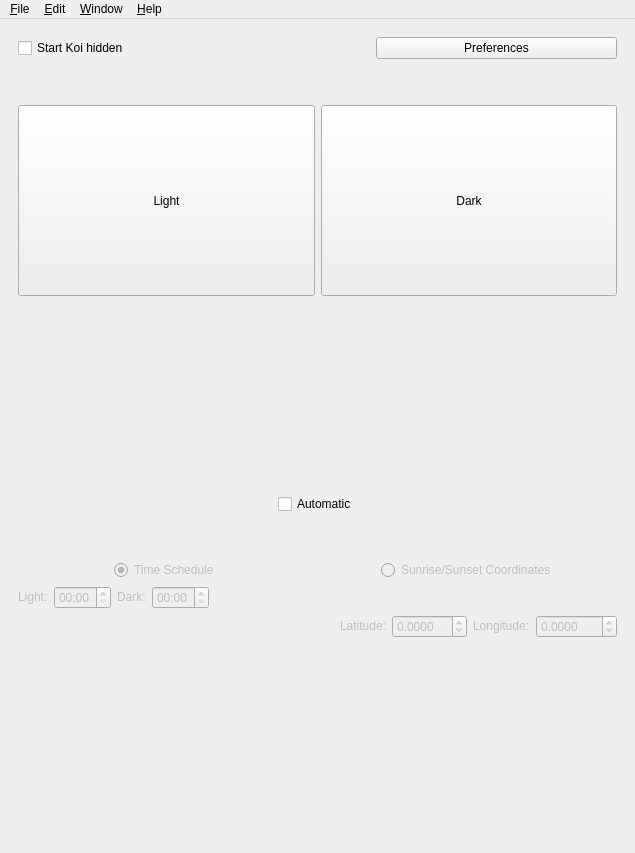
<?xml version="1.0" encoding="UTF-8"?>
<ui version="4.0">
 <class>MainWindow</class>
 <widget class="QMainWindow" name="MainWindow">
  <property name="geometry">
   <rect>
    <x>0</x>
    <y>0</y>
    <width>635</width>
    <height>853</height>
   </rect>
  </property>
  <property name="windowTitle">
   <string>Koi</string>
  </property>
  <property name="windowIcon">
   <iconset resource="../resources/resources.qrc">
    <normaloff>:/resources/icons/koi.svg</normaloff>:/resources/icons/koi.svg</iconset>
  </property>
  <widget class="QWidget" name="centralwidget">
   <layout class="QGridLayout" name="gridLayout">
    <item row="0" column="0">
     <widget class="QStackedWidget" name="mainStack">
      <property name="currentIndex">
       <number>0</number>
      </property>
      <widget class="QWidget" name="mainPage">
       <layout class="QGridLayout" name="gridLayout_2">
        <item row="6" column="0" alignment="Qt::AlignmentFlag::AlignHCenter|Qt::AlignmentFlag::AlignVCenter">
         <widget class="QCheckBox" name="autoCheckBox">
          <property name="text">
           <string>Automatic</string>
          </property>
          <property name="checked">
           <bool>false</bool>
          </property>
         </widget>
        </item>
        <item row="1" column="0">
         <layout class="QHBoxLayout" name="horizontalLayout_9">
          <item alignment="Qt::AlignmentFlag::AlignLeft|Qt::AlignmentFlag::AlignVCenter">
           <widget class="QCheckBox" name="hiddenCheckBox">
            <property name="text">
             <string>Start Koi hidden</string>
            </property>
           </widget>
          </item>
          <item>
           <spacer name="horizontalSpacer">
            <property name="orientation">
             <enum>Qt::Orientation::Horizontal</enum>
            </property>
            <property name="sizeHint" stdset="0">
             <size>
              <width>40</width>
              <height>20</height>
             </size>
            </property>
           </spacer>
          </item>
          <item>
           <widget class="QPushButton" name="prefsBtn">
            <property name="sizePolicy">
             <sizepolicy hsizetype="Expanding" vsizetype="Minimum">
              <horstretch>0</horstretch>
              <verstretch>0</verstretch>
             </sizepolicy>
            </property>
            <property name="text">
             <string>Preferences</string>
            </property>
           </widget>
          </item>
         </layout>
        </item>
        <item row="15" column="0">
         <layout class="QHBoxLayout" name="LatitudeLongitude">
          <item>
           <spacer name="horizontalSpacer_4">
            <property name="orientation">
             <enum>Qt::Orientation::Horizontal</enum>
            </property>
            <property name="sizeType">
             <enum>QSizePolicy::Policy::Expanding</enum>
            </property>
            <property name="sizeHint" stdset="0">
             <size>
              <width>40</width>
              <height>20</height>
             </size>
            </property>
           </spacer>
          </item>
          <item alignment="Qt::AlignmentFlag::AlignRight|Qt::AlignmentFlag::AlignVCenter">
           <widget class="QLabel" name="latitudeLabel">
            <property name="enabled">
             <bool>false</bool>
            </property>
            <property name="sizePolicy">
             <sizepolicy hsizetype="Fixed" vsizetype="Fixed">
              <horstretch>0</horstretch>
              <verstretch>0</verstretch>
             </sizepolicy>
            </property>
            <property name="text">
             <string>Latitude:</string>
            </property>
           </widget>
          </item>
          <item alignment="Qt::AlignmentFlag::AlignLeft|Qt::AlignmentFlag::AlignVCenter">
           <widget class="QDoubleSpinBox" name="latitudeDSB">
            <property name="enabled">
             <bool>false</bool>
            </property>
            <property name="sizePolicy">
             <sizepolicy hsizetype="Fixed" vsizetype="Fixed">
              <horstretch>0</horstretch>
              <verstretch>0</verstretch>
             </sizepolicy>
            </property>
            <property name="decimals">
             <number>4</number>
            </property>
            <property name="minimum">
             <double>-90.000000000000000</double>
            </property>
            <property name="maximum">
             <double>90.000000000000000</double>
            </property>
            <property name="singleStep">
             <double>0.050000000000000</double>
            </property>
            <property name="stepType">
             <enum>QAbstractSpinBox::StepType::AdaptiveDecimalStepType</enum>
            </property>
           </widget>
          </item>
          <item alignment="Qt::AlignmentFlag::AlignRight">
           <widget class="QLabel" name="longitudeLabel">
            <property name="enabled">
             <bool>false</bool>
            </property>
            <property name="sizePolicy">
             <sizepolicy hsizetype="Fixed" vsizetype="Fixed">
              <horstretch>0</horstretch>
              <verstretch>0</verstretch>
             </sizepolicy>
            </property>
            <property name="text">
             <string>Longitude:</string>
            </property>
           </widget>
          </item>
          <item alignment="Qt::AlignmentFlag::AlignLeft">
           <widget class="QDoubleSpinBox" name="longitudeDSB">
            <property name="enabled">
             <bool>false</bool>
            </property>
            <property name="sizePolicy">
             <sizepolicy hsizetype="Fixed" vsizetype="Fixed">
              <horstretch>0</horstretch>
              <verstretch>0</verstretch>
             </sizepolicy>
            </property>
            <property name="decimals">
             <number>4</number>
            </property>
            <property name="minimum">
             <double>-180.000000000000000</double>
            </property>
            <property name="maximum">
             <double>180.000000000000000</double>
            </property>
            <property name="singleStep">
             <double>0.050000000000000</double>
            </property>
           </widget>
          </item>
         </layout>
        </item>
        <item row="4" column="0">
         <layout class="QHBoxLayout" name="lightDarkBtns">
          <item>
           <widget class="QPushButton" name="lightBtn">
            <property name="sizePolicy">
             <sizepolicy hsizetype="Minimum" vsizetype="Expanding">
              <horstretch>0</horstretch>
              <verstretch>0</verstretch>
             </sizepolicy>
            </property>
            <property name="text">
             <string>Light</string>
            </property>
           </widget>
          </item>
          <item>
           <widget class="QPushButton" name="darkBtn">
            <property name="sizePolicy">
             <sizepolicy hsizetype="Minimum" vsizetype="Expanding">
              <horstretch>0</horstretch>
              <verstretch>0</verstretch>
             </sizepolicy>
            </property>
            <property name="text">
             <string>Dark</string>
            </property>
           </widget>
          </item>
         </layout>
        </item>
        <item row="5" column="0">
         <spacer name="verticalSpacer">
          <property name="orientation">
           <enum>Qt::Orientation::Vertical</enum>
          </property>
          <property name="sizeType">
           <enum>QSizePolicy::Policy::Expanding</enum>
          </property>
          <property name="sizeHint" stdset="0">
           <size>
            <width>20</width>
            <height>40</height>
           </size>
          </property>
         </spacer>
        </item>
        <item row="17" column="0">
         <spacer name="verticalSpacer_2">
          <property name="orientation">
           <enum>Qt::Orientation::Vertical</enum>
          </property>
          <property name="sizeHint" stdset="0">
           <size>
            <width>20</width>
            <height>40</height>
           </size>
          </property>
         </spacer>
        </item>
        <item row="12" column="0">
         <layout class="QHBoxLayout" name="radioBtns">
          <item alignment="Qt::AlignmentFlag::AlignHCenter|Qt::AlignmentFlag::AlignVCenter">
           <widget class="QRadioButton" name="scheduleRadioBtn">
            <property name="enabled">
             <bool>false</bool>
            </property>
            <property name="text">
             <string>Time Schedule</string>
            </property>
            <property name="checked">
             <bool>true</bool>
            </property>
           </widget>
          </item>
          <item alignment="Qt::AlignmentFlag::AlignHCenter|Qt::AlignmentFlag::AlignVCenter">
           <widget class="QRadioButton" name="sunRadioBtn">
            <property name="enabled">
             <bool>false</bool>
            </property>
            <property name="toolTip">
             <string>Planned feature</string>
            </property>
            <property name="text">
             <string>Sunrise/Sunset Coordinates</string>
            </property>
            <property name="checkable">
             <bool>true</bool>
            </property>
            <property name="checked">
             <bool>false</bool>
            </property>
           </widget>
          </item>
         </layout>
        </item>
        <item row="13" column="0">
         <layout class="QHBoxLayout" name="LightTimeDarkTime">
          <property name="sizeConstraint">
           <enum>QLayout::SizeConstraint::SetDefaultConstraint</enum>
          </property>
          <item alignment="Qt::AlignmentFlag::AlignRight|Qt::AlignmentFlag::AlignVCenter">
           <widget class="QLabel" name="lightTimeLabel">
            <property name="enabled">
             <bool>false</bool>
            </property>
            <property name="sizePolicy">
             <sizepolicy hsizetype="Fixed" vsizetype="Fixed">
              <horstretch>0</horstretch>
              <verstretch>0</verstretch>
             </sizepolicy>
            </property>
            <property name="mouseTracking">
             <bool>false</bool>
            </property>
            <property name="text">
             <string>Light:</string>
            </property>
           </widget>
          </item>
          <item alignment="Qt::AlignmentFlag::AlignLeft|Qt::AlignmentFlag::AlignVCenter">
           <widget class="QTimeEdit" name="lightTimeEdit">
            <property name="enabled">
             <bool>false</bool>
            </property>
            <property name="sizePolicy">
             <sizepolicy hsizetype="Fixed" vsizetype="Fixed">
              <horstretch>0</horstretch>
              <verstretch>0</verstretch>
             </sizepolicy>
            </property>
            <property name="displayFormat">
             <string>HH:mm</string>
            </property>
           </widget>
          </item>
          <item alignment="Qt::AlignmentFlag::AlignRight">
           <widget class="QLabel" name="darkTimeLabel">
            <property name="enabled">
             <bool>false</bool>
            </property>
            <property name="sizePolicy">
             <sizepolicy hsizetype="Fixed" vsizetype="Fixed">
              <horstretch>0</horstretch>
              <verstretch>0</verstretch>
             </sizepolicy>
            </property>
            <property name="text">
             <string>Dark:</string>
            </property>
           </widget>
          </item>
          <item alignment="Qt::AlignmentFlag::AlignLeft">
           <widget class="QTimeEdit" name="darkTimeEdit">
            <property name="enabled">
             <bool>false</bool>
            </property>
            <property name="sizePolicy">
             <sizepolicy hsizetype="Fixed" vsizetype="Fixed">
              <horstretch>0</horstretch>
              <verstretch>0</verstretch>
             </sizepolicy>
            </property>
            <property name="displayFormat">
             <string>HH:mm</string>
            </property>
           </widget>
          </item>
          <item>
           <spacer name="horizontalSpacer_3">
            <property name="orientation">
             <enum>Qt::Orientation::Horizontal</enum>
            </property>
            <property name="sizeType">
             <enum>QSizePolicy::Policy::Expanding</enum>
            </property>
            <property name="sizeHint" stdset="0">
             <size>
              <width>40</width>
              <height>20</height>
             </size>
            </property>
           </spacer>
          </item>
         </layout>
        </item>
        <item row="7" column="0">
         <spacer name="verticalSpacer_3">
          <property name="orientation">
           <enum>Qt::Orientation::Vertical</enum>
          </property>
          <property name="sizeType">
           <enum>QSizePolicy::Policy::Minimum</enum>
          </property>
          <property name="sizeHint" stdset="0">
           <size>
            <width>20</width>
            <height>40</height>
           </size>
          </property>
         </spacer>
        </item>
        <item row="2" column="0">
         <spacer name="verticalSpacer_4">
          <property name="orientation">
           <enum>Qt::Orientation::Vertical</enum>
          </property>
          <property name="sizeType">
           <enum>QSizePolicy::Policy::Minimum</enum>
          </property>
          <property name="sizeHint" stdset="0">
           <size>
            <width>20</width>
            <height>40</height>
           </size>
          </property>
         </spacer>
        </item>
       </layout>
      </widget>
      <widget class="QWidget" name="settingsPage">
       <layout class="QGridLayout" name="gridLayout_3">
        <item row="0" column="0">
         <layout class="QHBoxLayout" name="horizontalLayout">
          <item alignment="Qt::AlignmentFlag::AlignLeft|Qt::AlignmentFlag::AlignVCenter">
           <widget class="QCheckBox" name="notifyCheckBox">
            <property name="toolTip">
             <string>If this option is enabled, Koi will notify you when themes change.</string>
            </property>
            <property name="text">
             <string>Enable Notifications</string>
            </property>
            <property name="checked">
             <bool>false</bool>
            </property>
           </widget>
          </item>
          <item>
           <spacer name="horizontalSpacer_2">
            <property name="orientation">
             <enum>Qt::Orientation::Horizontal</enum>
            </property>
            <property name="sizeHint" stdset="0">
             <size>
              <width>40</width>
              <height>20</height>
             </size>
            </property>
           </spacer>
          </item>
          <item>
           <widget class="QPushButton" name="backBtn">
            <property name="sizePolicy">
             <sizepolicy hsizetype="Expanding" vsizetype="Fixed">
              <horstretch>0</horstretch>
              <verstretch>0</verstretch>
             </sizepolicy>
            </property>
            <property name="text">
             <string>Back</string>
            </property>
           </widget>
          </item>
         </layout>
        </item>
        <item row="2" column="0">
         <layout class="QHBoxLayout" name="horizontalLayout_2">
          <item>
           <widget class="QPushButton" name="applyBtn">
            <property name="text">
             <string>Save</string>
            </property>
           </widget>
          </item>
         </layout>
        </item>
        <item row="1" column="0">
         <widget class="QScrollArea" name="scrollArea">
          <property name="widgetResizable">
           <bool>true</bool>
          </property>
          <widget class="QWidget" name="scrollAreaWidgetContents">
           <property name="geometry">
            <rect>
             <x>0</x>
             <y>0</y>
             <width>249</width>
             <height>858</height>
            </rect>
           </property>
           <layout class="QFormLayout" name="formLayout">
            <item row="0" column="0" colspan="2">
             <layout class="QVBoxLayout" name="plasmaStyle">
              <item alignment="Qt::AlignmentFlag::AlignHCenter|Qt::AlignmentFlag::AlignVCenter">
               <widget class="QCheckBox" name="styleCheckBox">
                <property name="toolTip">
                 <string>This option supersedes Color Scheme and Icon Theme</string>
                </property>
                <property name="text">
                 <string>Plasma Style</string>
                </property>
               </widget>
              </item>
              <item>
               <layout class="QHBoxLayout" name="horizontalLayout_3">
                <item alignment="Qt::AlignmentFlag::AlignHCenter|Qt::AlignmentFlag::AlignVCenter">
                 <widget class="QLabel" name="lightStyle">
                  <property name="enabled">
                   <bool>false</bool>
                  </property>
                  <property name="text">
                   <string>LIGHT:</string>
                  </property>
                 </widget>
                </item>
                <item alignment="Qt::AlignmentFlag::AlignHCenter|Qt::AlignmentFlag::AlignVCenter">
                 <widget class="QLabel" name="darkStyle">
                  <property name="enabled">
                   <bool>false</bool>
                  </property>
                  <property name="text">
                   <string>DARK:</string>
                  </property>
                 </widget>
                </item>
               </layout>
              </item>
              <item>
               <layout class="QHBoxLayout" name="horizontalLayout_4">
                <item>
                 <widget class="QComboBox" name="lightDropStyle">
                  <property name="enabled">
                   <bool>false</bool>
                  </property>
                 </widget>
                </item>
                <item>
                 <widget class="QComboBox" name="darkDropStyle">
                  <property name="enabled">
                   <bool>false</bool>
                  </property>
                 </widget>
                </item>
               </layout>
              </item>
             </layout>
            </item>
            <item row="1" column="0" colspan="2">
             <layout class="QVBoxLayout" name="colorScheme">
              <item alignment="Qt::AlignmentFlag::AlignHCenter|Qt::AlignmentFlag::AlignVCenter">
               <widget class="QCheckBox" name="colorCheckBox">
                <property name="text">
                 <string>Colors</string>
                </property>
               </widget>
              </item>
              <item>
               <layout class="QHBoxLayout" name="horizontalLayout_5">
                <item alignment="Qt::AlignmentFlag::AlignHCenter|Qt::AlignmentFlag::AlignVCenter">
                 <widget class="QLabel" name="lightColor">
                  <property name="enabled">
                   <bool>false</bool>
                  </property>
                  <property name="text">
                   <string>LIGHT:</string>
                  </property>
                 </widget>
                </item>
                <item alignment="Qt::AlignmentFlag::AlignHCenter|Qt::AlignmentFlag::AlignVCenter">
                 <widget class="QLabel" name="darkColor">
                  <property name="enabled">
                   <bool>false</bool>
                  </property>
                  <property name="text">
                   <string>DARK:</string>
                  </property>
                 </widget>
                </item>
               </layout>
              </item>
              <item>
               <layout class="QHBoxLayout" name="horizontalLayout_6">
                <item>
                 <widget class="QComboBox" name="lightDropColor">
                  <property name="enabled">
                   <bool>false</bool>
                  </property>
                 </widget>
                </item>
                <item>
                 <widget class="QComboBox" name="darkDropColor">
                  <property name="enabled">
                   <bool>false</bool>
                  </property>
                 </widget>
                </item>
               </layout>
              </item>
             </layout>
            </item>
            <item row="2" column="0" colspan="2">
             <layout class="QVBoxLayout" name="iconTheme">
              <item alignment="Qt::AlignmentFlag::AlignHCenter|Qt::AlignmentFlag::AlignVCenter">
               <widget class="QCheckBox" name="iconCheckBox">
                <property name="text">
                 <string>Icons</string>
                </property>
               </widget>
              </item>
              <item>
               <layout class="QHBoxLayout" name="horizontalLayout_7">
                <item alignment="Qt::AlignmentFlag::AlignHCenter|Qt::AlignmentFlag::AlignVCenter">
                 <widget class="QLabel" name="lightIcon">
                  <property name="enabled">
                   <bool>false</bool>
                  </property>
                  <property name="text">
                   <string>LIGHT:</string>
                  </property>
                 </widget>
                </item>
                <item alignment="Qt::AlignmentFlag::AlignHCenter|Qt::AlignmentFlag::AlignVCenter">
                 <widget class="QLabel" name="darkIcon">
                  <property name="enabled">
                   <bool>false</bool>
                  </property>
                  <property name="text">
                   <string>DARK:</string>
                  </property>
                 </widget>
                </item>
               </layout>
              </item>
              <item>
               <layout class="QHBoxLayout" name="horizontalLayout_8">
                <item>
                 <widget class="QComboBox" name="lightDropIcon">
                  <property name="enabled">
                   <bool>false</bool>
                  </property>
                 </widget>
                </item>
                <item>
                 <widget class="QComboBox" name="darkDropIcon">
                  <property name="enabled">
                   <bool>false</bool>
                  </property>
                 </widget>
                </item>
               </layout>
              </item>
             </layout>
            </item>
            <item row="3" column="0" colspan="2">
             <layout class="QVBoxLayout" name="gtkTheme">
              <item alignment="Qt::AlignmentFlag::AlignHCenter|Qt::AlignmentFlag::AlignVCenter">
               <widget class="QCheckBox" name="gtkCheckBox">
                <property name="toolTip">
                 <string>GTK applications must be restarted for changes to take effect.</string>
                </property>
                <property name="text">
                 <string>GNOME/GTK Application Style</string>
                </property>
               </widget>
              </item>
              <item>
               <layout class="QHBoxLayout" name="horizontalLayout_11">
                <item alignment="Qt::AlignmentFlag::AlignHCenter|Qt::AlignmentFlag::AlignVCenter">
                 <widget class="QLabel" name="lightGtk">
                  <property name="enabled">
                   <bool>false</bool>
                  </property>
                  <property name="text">
                   <string>LIGHT:</string>
                  </property>
                 </widget>
                </item>
                <item alignment="Qt::AlignmentFlag::AlignHCenter|Qt::AlignmentFlag::AlignVCenter">
                 <widget class="QLabel" name="darkGtk">
                  <property name="enabled">
                   <bool>false</bool>
                  </property>
                  <property name="text">
                   <string>DARK:</string>
                  </property>
                 </widget>
                </item>
               </layout>
              </item>
              <item>
               <layout class="QHBoxLayout" name="horizontalLayout_12">
                <item>
                 <widget class="QComboBox" name="lightDropGtk">
                  <property name="enabled">
                   <bool>false</bool>
                  </property>
                 </widget>
                </item>
                <item>
                 <widget class="QComboBox" name="darkDropGtk">
                  <property name="enabled">
                   <bool>false</bool>
                  </property>
                 </widget>
                </item>
               </layout>
              </item>
             </layout>
            </item>
            <item row="4" column="0" colspan="2">
             <layout class="QVBoxLayout" name="auroraeStyle">
              <item alignment="Qt::AlignmentFlag::AlignHCenter">
               <widget class="QCheckBox" name="auroraeCheckBox">
                <property name="text">
                 <string>Aurorae</string>
                </property>
               </widget>
              </item>
              <item>
               <layout class="QHBoxLayout" name="horizontalLayout_20">
                <item alignment="Qt::AlignmentFlag::AlignHCenter|Qt::AlignmentFlag::AlignVCenter">
                 <widget class="QLabel" name="lightAuroraeStyle">
                  <property name="enabled">
                   <bool>false</bool>
                  </property>
                  <property name="text">
                   <string>LIGHT:</string>
                  </property>
                 </widget>
                </item>
                <item alignment="Qt::AlignmentFlag::AlignHCenter|Qt::AlignmentFlag::AlignVCenter">
                 <widget class="QLabel" name="darkAuroraeStyle">
                  <property name="enabled">
                   <bool>false</bool>
                  </property>
                  <property name="text">
                   <string>DARK:</string>
                  </property>
                 </widget>
                </item>
               </layout>
              </item>
              <item>
               <layout class="QHBoxLayout" name="horizontalLayout_21">
                <item>
                 <widget class="QComboBox" name="lightDropAuroraeStyle">
                  <property name="enabled">
                   <bool>false</bool>
                  </property>
                 </widget>
                </item>
                <item>
                 <widget class="QComboBox" name="darkDropAuroraeStyle">
                  <property name="enabled">
                   <bool>false</bool>
                  </property>
                 </widget>
                </item>
               </layout>
              </item>
             </layout>
            </item>
            <item row="5" column="0" colspan="2">
             <layout class="QVBoxLayout" name="kvantumStyle">
              <item alignment="Qt::AlignmentFlag::AlignHCenter|Qt::AlignmentFlag::AlignVCenter">
               <widget class="QCheckBox" name="kvantumStyleCheckBox">
                <property name="text">
                 <string>Kvantum Style</string>
                </property>
               </widget>
              </item>
              <item>
               <layout class="QHBoxLayout" name="horizontalLayout_10">
                <item alignment="Qt::AlignmentFlag::AlignHCenter|Qt::AlignmentFlag::AlignVCenter">
                 <widget class="QLabel" name="lightKvantumStyle">
                  <property name="enabled">
                   <bool>false</bool>
                  </property>
                  <property name="text">
                   <string>LIGHT:</string>
                  </property>
                 </widget>
                </item>
                <item alignment="Qt::AlignmentFlag::AlignHCenter|Qt::AlignmentFlag::AlignVCenter">
                 <widget class="QLabel" name="darkKvantumStyle">
                  <property name="enabled">
                   <bool>false</bool>
                  </property>
                  <property name="text">
                   <string>DARK:</string>
                  </property>
                 </widget>
                </item>
               </layout>
              </item>
              <item>
               <layout class="QHBoxLayout" name="horizontalLayout_15">
                <item>
                 <widget class="QComboBox" name="lightDropKvantumStyle">
                  <property name="enabled">
                   <bool>false</bool>
                  </property>
                 </widget>
                </item>
                <item>
                 <widget class="QComboBox" name="darkDropKvantumStyle">
                  <property name="enabled">
                   <bool>false</bool>
                  </property>
                 </widget>
                </item>
               </layout>
              </item>
             </layout>
            </item>
            <item row="6" column="0" colspan="2">
             <layout class="QVBoxLayout" name="konsoleStyle">
              <item alignment="Qt::AlignmentFlag::AlignHCenter">
               <widget class="QCheckBox" name="konsoleStyleCheckBox">
                <property name="text">
                 <string>Konsole Style</string>
                </property>
               </widget>
              </item>
              <item>
               <layout class="QHBoxLayout" name="horizontalLayout_18">
                <item alignment="Qt::AlignmentFlag::AlignHCenter">
                 <widget class="QLabel" name="lightKonsoleStyle">
                  <property name="text">
                   <string>LIGHT:</string>
                  </property>
                 </widget>
                </item>
                <item alignment="Qt::AlignmentFlag::AlignHCenter">
                 <widget class="QLabel" name="darkKonsoleStyle">
                  <property name="text">
                   <string>DARK:</string>
                  </property>
                 </widget>
                </item>
               </layout>
              </item>
              <item>
               <layout class="QHBoxLayout" name="horizontalLayout_19">
                <item>
                 <widget class="QComboBox" name="lightDropKonsoleStyle">
                  <property name="enabled">
                   <bool>false</bool>
                  </property>
                 </widget>
                </item>
                <item>
                 <widget class="QComboBox" name="darkDropKonsoleStyle">
                  <property name="enabled">
                   <bool>false</bool>
                  </property>
                 </widget>
                </item>
               </layout>
              </item>
             </layout>
            </item>
            <item row="7" column="0" colspan="2">
             <layout class="QVBoxLayout" name="wallpaper">
              <item alignment="Qt::AlignmentFlag::AlignHCenter|Qt::AlignmentFlag::AlignVCenter">
               <widget class="QCheckBox" name="wallCheckBox">
                <property name="text">
                 <string>Wallpaper</string>
                </property>
               </widget>
              </item>
              <item>
               <layout class="QHBoxLayout" name="horizontalLayout_13">
                <item alignment="Qt::AlignmentFlag::AlignHCenter|Qt::AlignmentFlag::AlignVCenter">
                 <widget class="QLabel" name="lightWall">
                  <property name="enabled">
                   <bool>false</bool>
                  </property>
                  <property name="text">
                   <string>LIGHT:</string>
                  </property>
                 </widget>
                </item>
                <item alignment="Qt::AlignmentFlag::AlignHCenter|Qt::AlignmentFlag::AlignVCenter">
                 <widget class="QLabel" name="darkWall">
                  <property name="enabled">
                   <bool>false</bool>
                  </property>
                  <property name="text">
                   <string>DARK:</string>
                  </property>
                 </widget>
                </item>
               </layout>
              </item>
              <item>
               <layout class="QHBoxLayout" name="horizontalLayout_14">
                <item>
                 <widget class="QPushButton" name="lightWallBtn">
                  <property name="enabled">
                   <bool>false</bool>
                  </property>
                  <property name="maximumSize">
                   <size>
                    <width>16777215</width>
                    <height>16777215</height>
                   </size>
                  </property>
                  <property name="text">
                   <string>Select...</string>
                  </property>
                 </widget>
                </item>
                <item>
                 <widget class="QPushButton" name="darkWallBtn">
                  <property name="enabled">
                   <bool>false</bool>
                  </property>
                  <property name="maximumSize">
                   <size>
                    <width>16777215</width>
                    <height>16777215</height>
                   </size>
                  </property>
                  <property name="text">
                   <string>Select...</string>
                  </property>
                 </widget>
                </item>
               </layout>
              </item>
             </layout>
            </item>
            <item row="8" column="0" colspan="2">
             <layout class="QVBoxLayout" name="script">
              <item alignment="Qt::AlignmentFlag::AlignHCenter|Qt::AlignmentFlag::AlignVCenter">
               <widget class="QCheckBox" name="scriptCheckBox">
                <property name="text">
                 <string>Custom BASH Script</string>
                </property>
               </widget>
              </item>
              <item>
               <layout class="QHBoxLayout" name="horizontalLayout_16">
                <item alignment="Qt::AlignmentFlag::AlignHCenter|Qt::AlignmentFlag::AlignVCenter">
                 <widget class="QLabel" name="lightScript">
                  <property name="enabled">
                   <bool>false</bool>
                  </property>
                  <property name="text">
                   <string>LIGHT:</string>
                  </property>
                 </widget>
                </item>
                <item alignment="Qt::AlignmentFlag::AlignHCenter|Qt::AlignmentFlag::AlignVCenter">
                 <widget class="QLabel" name="darkScript">
                  <property name="enabled">
                   <bool>false</bool>
                  </property>
                  <property name="text">
                   <string>DARK:</string>
                  </property>
                 </widget>
                </item>
               </layout>
              </item>
              <item>
               <layout class="QHBoxLayout" name="horizontalLayout_17">
                <item>
                 <widget class="QPushButton" name="lightScriptBtn">
                  <property name="enabled">
                   <bool>false</bool>
                  </property>
                  <property name="maximumSize">
                   <size>
                    <width>16777215</width>
                    <height>16777215</height>
                   </size>
                  </property>
                  <property name="text">
                   <string>Select...</string>
                  </property>
                 </widget>
                </item>
                <item>
                 <widget class="QPushButton" name="darkScriptBtn">
                  <property name="enabled">
                   <bool>false</bool>
                  </property>
                  <property name="maximumSize">
                   <size>
                    <width>16777215</width>
                    <height>16777215</height>
                   </size>
                  </property>
                  <property name="text">
                   <string>Select...</string>
                  </property>
                 </widget>
                </item>
               </layout>
              </item>
             </layout>
            </item>
           </layout>
          </widget>
         </widget>
        </item>
       </layout>
      </widget>
     </widget>
    </item>
    <item row="1" column="0">
     <widget class="KMessageWidget" name="resMsg"/>
    </item>
   </layout>
  </widget>
  <widget class="QMenuBar" name="menubar">
   <property name="geometry">
    <rect>
     <x>0</x>
     <y>0</y>
     <width>635</width>
     <height>33</height>
    </rect>
   </property>
   <widget class="QMenu" name="menuFile">
    <property name="title">
     <string>&amp;File</string>
    </property>
    <addaction name="actionRestart"/>
    <addaction name="actionQuit"/>
   </widget>
   <widget class="QMenu" name="menuEdit">
    <property name="title">
     <string>&amp;Edit</string>
    </property>
    <addaction name="actionPrefs"/>
   </widget>
   <widget class="QMenu" name="menuWindow">
    <property name="title">
     <string>&amp;Window</string>
    </property>
    <addaction name="actionHide"/>
   </widget>
   <widget class="QMenu" name="menuHelp">
    <property name="title">
     <string>&amp;Help</string>
    </property>
    <addaction name="actionAbout"/>
   </widget>
   <addaction name="menuFile"/>
   <addaction name="menuEdit"/>
   <addaction name="menuWindow"/>
   <addaction name="menuHelp"/>
  </widget>
  <action name="actionQuit">
   <property name="icon">
    <iconset>
     <normaloff>.</normaloff>.</iconset>
   </property>
   <property name="text">
    <string>&amp;Quit</string>
   </property>
   <property name="shortcut">
    <string>Ctrl+Q</string>
   </property>
  </action>
  <action name="actionAbout">
   <property name="icon">
    <iconset>
     <normaloff>.</normaloff>.</iconset>
   </property>
   <property name="text">
    <string>&amp;About</string>
   </property>
   <property name="shortcut">
    <string>?</string>
   </property>
  </action>
  <action name="actionHide">
   <property name="icon">
    <iconset>
     <normaloff>.</normaloff>.</iconset>
   </property>
   <property name="text">
    <string>&amp;Hide</string>
   </property>
   <property name="shortcut">
    <string>Ctrl+H</string>
   </property>
  </action>
  <action name="actionPrefs">
   <property name="icon">
    <iconset>
     <normaloff>.</normaloff>.</iconset>
   </property>
   <property name="text">
    <string>&amp;Preferences</string>
   </property>
   <property name="shortcut">
    <string>Ctrl+S</string>
   </property>
  </action>
  <action name="actionRestart">
   <property name="icon">
    <iconset>
     <normaloff>.</normaloff>.</iconset>
   </property>
   <property name="text">
    <string>&amp;Restart</string>
   </property>
   <property name="shortcut">
    <string>Ctrl+R</string>
   </property>
  </action>
 </widget>
 <customwidgets>
  <customwidget>
   <class>KMessageWidget</class>
   <extends>QFrame</extends>
   <header>kmessagewidget.h</header>
   <container>1</container>
  </customwidget>
 </customwidgets>
 <resources>
  <include location="../resources/resources.qrc"/>
 </resources>
 <connections/>
</ui>
